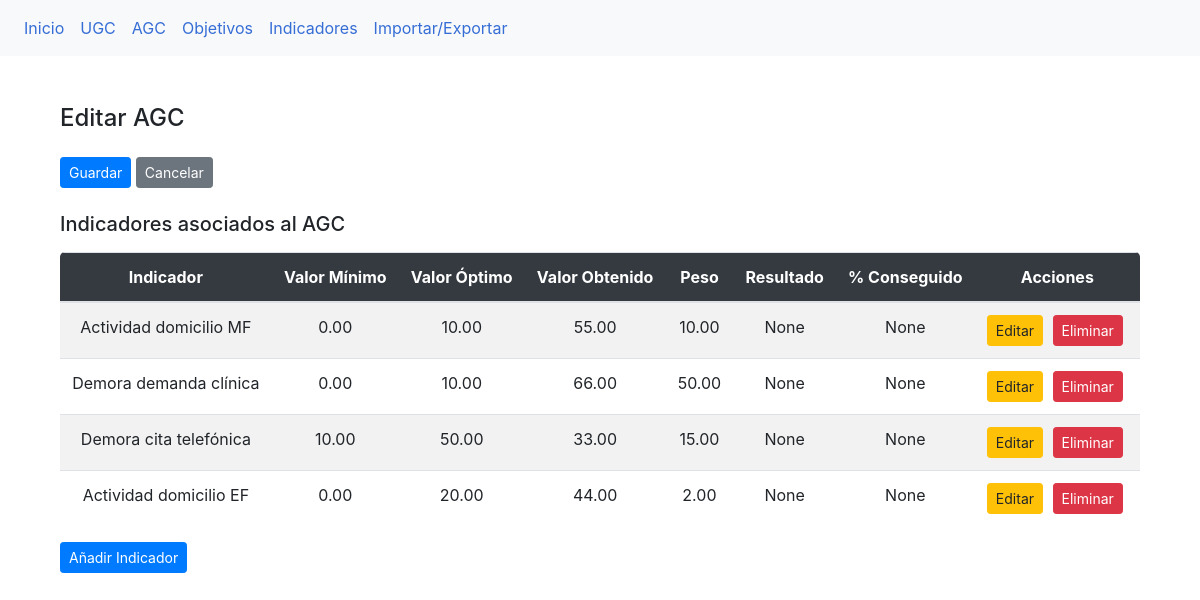
Screenshot of /agc/2/indicadores/ with the database file from the repository.
### myapp/models.py (models this page shows, shortened)
class AcuerdoIndicadores(models.Model):
    id_acuerdo_indicador = models.AutoField(primary_key=True)
    id_agc = models.ForeignKey(AGC, on_delete=models.CASCADE)
    id_indicador = models.ForeignKey(Indicador, on_delete=models.CASCADE)
    valor_min = models.DecimalField(max_digits=10, decimal_places=2)
    valor_opt = models.DecimalField(max_digits=10, decimal_places=2)
    valor_obtenido = models.DecimalField(max_digits=10, decimal_places=2, blank=True, null=True)
    peso_indicador = models.DecimalField(max_digits=10, decimal_places=2)
    resultado_indicador = models.DecimalField(max_digits=10, decimal_places=2, blank=True, null=True)
    porcentaje_conseguido = models.DecimalField(max_digits=10, decimal_places=2, blank=True, null=True)

class Indicador(models.Model):
    id_indicador = models.AutoField(primary_key=True)
    id_objetivo = models.ForeignKey(Objetivo, on_delete=models.CASCADE)
    nombre_indicador = models.CharField(max_length=255)
    descripcion_indicador = models.CharField(max_length=255, blank=True, null=True)
    fuente = models.CharField(max_length=255, blank=True, null=True)

### myapp/views.py (the view)
# urls.py: path('agc/<int:pk>/indicadores/', GestionarIndicadoresAGCView.as_view(), name='gestionar_indicadores_agc'),
class GestionarIndicadoresAGCView(View):
    def get(self, request, pk):
        agc = get_object_or_404(AGC, pk=pk)
        indicadores = AcuerdoIndicadores.objects.filter(id_agc=agc)
        return render(request, 'myapp/editar_agc.html', {'agc': agc, 'indicadores': indicadores})

### myapp/templates/myapp/editar_agc.html (shortened to what this page needs)
{% extends "myapp/base.html" %}
{% block content %}
<div class="container mt-5">
  <h4 class="mb-4">Editar AGC</h4>
  <form method="post" class="mb-4">
    <button type="submit" class="btn btn-primary btn-sm">Guardar</button>
    <a href="{% url 'gestionar_agc' %}" class="btn btn-secondary btn-sm">Cancelar</a>
  </form>
  <h5 class="mb-3">Indicadores asociados al AGC</h5>
  <table class="table table-striped">
    <thead>
      <tr>
        <th>Indicador</th>
        <th>Valor Mínimo</th>
        <th>Valor Óptimo</th>
        <th>Valor Obtenido</th>
        <th>Peso</th>
        <th>Resultado</th>
        <th>% Conseguido</th>
        <th>Acciones</th>
      </tr>
    </thead>
    <tbody>
      {% for acuerdo in indicadores %}
      <tr>
        <td>{{ acuerdo.id_indicador.nombre_indicador }}</td>
        <td>{{ acuerdo.valor_min }}</td>
        <td>{{ acuerdo.valor_opt }}</td>
        <td>{{ acuerdo.valor_obtenido }}</td>
        <td>{{ acuerdo.peso_indicador }}</td>
        <td>{{ acuerdo.resultado_indicador }}</td>
        <td>{{ acuerdo.porcentaje_conseguido }}</td>
        <td>
          <a href="{% url 'editar_acuerdo_indicador' acuerdo.pk %}" class="btn btn-warning btn-sm">Editar</a>
          <form method="post" action="{% url 'eliminar_acuerdo_indicador' acuerdo.pk %}" class="d-inline">
            <button type="submit" class="btn btn-danger btn-sm">Eliminar</button>
          </form>
        </td>
      </tr>
      {% endfor %}
    </tbody>
  </table>
  <a href="{% url 'crear_acuerdo_indicador' agc.pk %}" class="btn btn-primary btn-sm">Añadir Indicador</a>
</div>
{% endblock %}

### static/css/styles.css (style rules this page uses)
body { background-color: #f2f2f2; font-family: 'Arial', sans-serif; }
.container { margin-top: 50px; }
.btn-primary { background-color: #004b87; border-color: #004b87; }
body { background-color: #f8f9fa; }
.table { border-radius: 5px; overflow: hidden; }
.table thead { background-color: #343a40; color: #ffffff; }
.table th, .table td { vertical-align: middle; text-align: center; }
.table td .btn { margin-right: 5px; }

### rows the page displays
AcuerdoIndicadores: id_indicador.nombre_indicador "Actividad domicilio MF", valor_min "0.00", valor_opt "10.00", valor_obtenido "55.00", peso_indicador "10.00", resultado_indicador "None", porcentaje_conseguido "None"
AcuerdoIndicadores: id_indicador.nombre_indicador "Demora demanda clínica", valor_min "0.00", valor_opt "10.00", valor_obtenido "66.00", peso_indicador "50.00", resultado_indicador "None", porcentaje_conseguido "None"
AcuerdoIndicadores: id_indicador.nombre_indicador "Demora cita telefónica", valor_min "10.00", valor_opt "50.00", valor_obtenido "33.00", peso_indicador "15.00", resultado_indicador "None", porcentaje_conseguido "None"
AcuerdoIndicadores: id_indicador.nombre_indicador "Actividad domicilio EF", valor_min "0.00", valor_opt "20.00", valor_obtenido "44.00", peso_indicador "2.00", resultado_indicador "None", porcentaje_conseguido "None"
